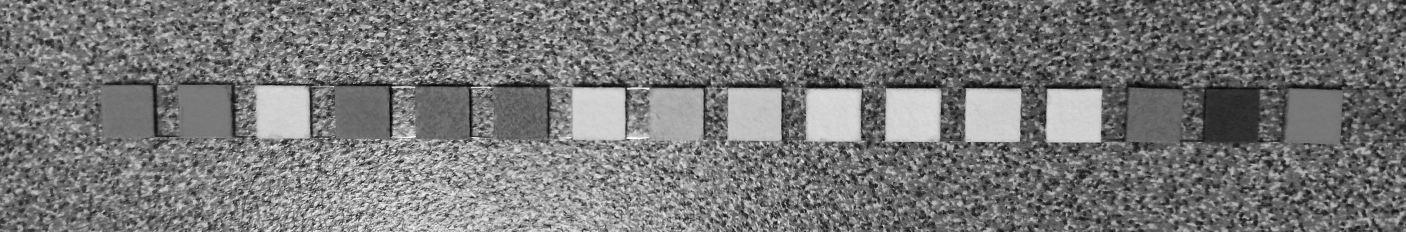
#> input picture shapes_testing/cropme.jpg, 4217 x 696 px, found by its file name (shown at 1/3 size)
$ python detect_shapes.py
#> lines starting #> are read from the running program, lines starting #| are printed output that depends on the picture; after the words box and inside, x2 and y2 are one past the last pixel; in counts of white or black regions, pixels touching at a corner belong together
### shapes_testing/shapedetector.py
# import the necessary packages
import cv2
class ShapeDetector:
	def __init__(self):
		pass
	def detect(self, c):
		# initialize the shape name and approximate the contour
		shape = "unidentified"
		peri = cv2.arcLength(c, True)
		approx = cv2.approxPolyDP(c, 0.04 * peri, True)
        # if the shape is a triangle, it will have 3 vertices
		if len(approx) == 3:
			shape = "triangle"
		# if the shape has 4 vertices, it is either a square or
		# a rectangle
		elif len(approx) == 4:
			# compute the bounding box of the contour and use the
			# bounding box to compute the aspect ratio
			(x, y, w, h) = cv2.boundingRect(approx)
			ar = w / float(h)
			# a square will have an aspect ratio that is approximately
			# equal to one, otherwise, the shape is a rectangle
			shape = "square" if ar >= 0.95 and ar <= 1.05 else "rectangle"
		# if the shape is a pentagon, it will have 5 vertices
		elif len(approx) == 5:
			shape = "pentagon"
		# otherwise, we assume the shape is a circle
		else:
			shape = "circle"
		# return the name of the shape
		return shape

### shapes_testing/detect_shapes.py
# import the necessary packages
from shapedetector import ShapeDetector
import argparse
import imutils
import cv2

imagescan = cv2.imread('shapes_testing\cropme.jpg',cv2.IMREAD_UNCHANGED)
#> imagescan is the input picture: shape (696, 4217, 3); min 0, max 255, mean 119.1

scale_percent = 20 # percent of original size
width = int(imagescan.shape[1] * scale_percent / 100)
#> width = 843
height = int(imagescan.shape[0] * scale_percent / 100)
#> height = 139
dim = (width, height)
#> dim = (843, 139)

# resize image
scan = cv2.resize(imagescan, dim, interpolation = cv2.INTER_AREA) #RSscan is the ReSized 'scan'
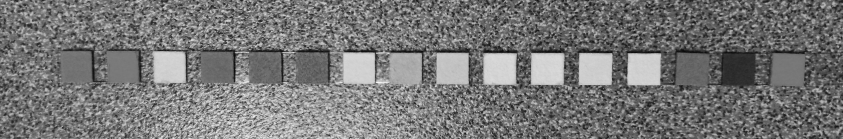
#> scan: shape (139, 843, 3); min 10, max 246, mean 119.1

resized = imutils.resize(scan, width=100)
ratio = scan.shape[0] / float(resized.shape[0])
#> ratio = 8.69
# convert the resized image to grayscale, blur it slightly,
# and threshold it
grey = cv2.cvtColor(scan, cv2.COLOR_BGR2GRAY)
blurred = cv2.GaussianBlur(grey, (5, 5), cv2.BORDER_DEFAULT)
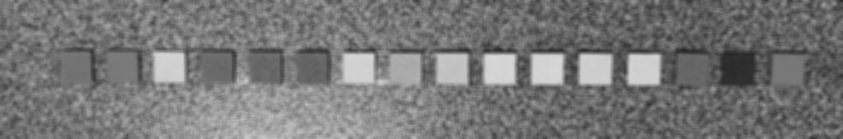
#> blurred: shape (139, 843); min 34, max 215, mean 119.1
thresh = cv2.threshold(blurred, 200, 100, cv2.THRESH_BINARY)[1]
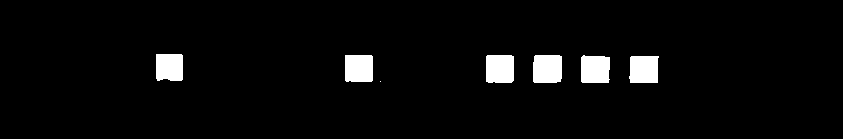
#> thresh: shape (139, 843); values 0 (black) and 100 (white), 3.9% white; 7 white regions (1 under 20 px)
# find contours in the thresholded image and initialize the
# shape detector
cnts = cv2.findContours(thresh.copy(), cv2.RETR_EXTERNAL,
	cv2.CHAIN_APPROX_SIMPLE)
#> cnts = 7 contours, 1 with area under 20; largest, box (x1, y1, x2, y2) and area: (533, 55, 562, 83) 740, (486, 55, 514, 83) 722, (581, 55, 610, 83) 713, (629, 56, 659, 83) 706, (345, 55, 373, 82) 698, (156, 54, 183, 81) 658
cnts = imutils.grab_contours(cnts)
sd = ShapeDetector()
# loop over the contours
for c in cnts:
	# compute the center of the contour, then detect the name of the
	# shape using only the contour
	M = cv2.moments(c)
	if M["m00"] == 0:
		M["m00"]=1
	cX = int((M["m10"] / M["m00"]) * ratio)
	cY = int((M["m01"] / M["m00"]) * ratio)
	shape = sd.detect(c)
	# multiply the contour (x, y)-coordinates by the resize ratio,
	# then draw the contours and the name of the shape on the image
	c = c.astype("float")
	c *= ratio
	c = c.astype("int")
	cv2.drawContours(scan, [c], -1, (0, 255, 0), 2)
	cv2.putText(scan, shape, (cX, cY), cv2.FONT_HERSHEY_SIMPLEX,
		0.5, (255, 255, 255), 2)
#> this loop made 7 passes
#> (cX, cY, shape, peri in detect, approx in detect, x in detect, y in detect, w in detect) on passes 2 to 7: (5590, 599, 'rectangle', 107.7, [[630, 57], [630, 82], [657, 82], [658, 56]], 630, 56, 29), (5166, 598, 'square', 107.3, [[583, 55], [581, 81], [608, 82], [609, 57]], 581, 55, 29), (4751, 595, 'rectangle', 106.5, [[535, 55], [533, 81], [560, 81], [561, 56]], 533, 55, 29), (4339, 594, 'square', 105.9, [[487, 55], [486, 81], [511, 82], [513, 56]], 486, 55, 28), (3114, 590, 'square', 105.1, [[345, 55], [346, 81], [372, 80], [371, 55]], 345, 55, 28), (1469, 579, 'square', 103.9, [[156, 54], [157, 80], [181, 80], [182, 55]], 156, 54, 27)
#> (c, cX, cY, shape, peri in detect, approx in detect) on pass 1: ([[3301, 703]], 0, 0, 'circle', 0, [[380, 81]])
#> scan: shape (139, 843, 3); 0.04% of pixels changed, all inside (x1, y1, x2, y2) = (2, 0, 41, 2)
	# show the output image
cv2.imshow("thresh", thresh)
cv2.imshow("Image", scan)
cv2.waitKey(0)
